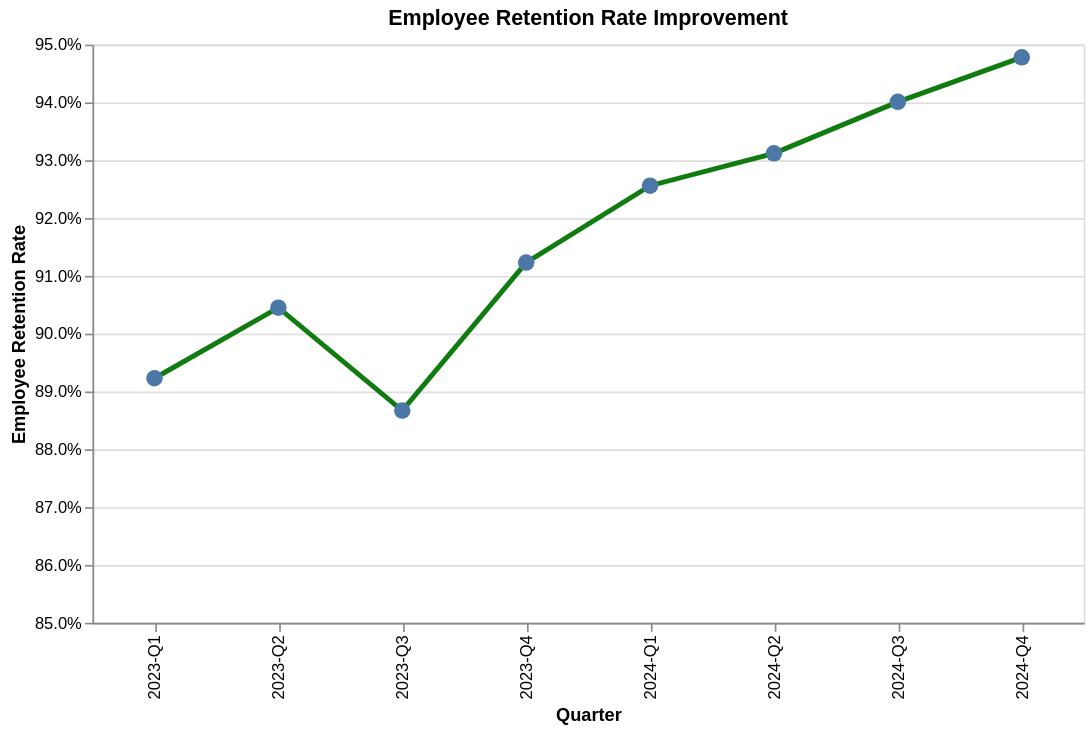

The specification (Vega-Lite) saved for this image:
### Vega-Lite specification from a JSON file in a GitHub repository (floating-point values rounded to 4 significant figures)
{"$schema": "https://vega.github.io/schema/vega-lite/v5.json", "description": "Employee retention rate over time with date and percentage formatting", "width": 600, "height": 350, "data": {"values": [{"quarter": "2023-Q1", "retention_rate": 0.8923}, {"quarter": "2023-Q2", "retention_rate": 0.9045}, {"quarter": "2023-Q3", "retention_rate": 0.8867}, {"quarter": "2023-Q4", "retention_rate": 0.9123}, {"quarter": "2024-Q1", "retention_rate": 0.9256}, {"quarter": "2024-Q2", "retention_rate": 0.9312}, {"quarter": "2024-Q3", "retention_rate": 0.9401}, {"quarter": "2024-Q4", "retention_rate": 0.9478}]}, "mark": {"type": "line", "point": {"filled": true, "size": 100}, "strokeWidth": 3, "color": "#107C10"}, "encoding": {"x": {"field": "quarter", "type": "ordinal", "axis": {"title": "Quarter"}}, "y": {"field": "retention_rate", "type": "quantitative", "scale": {"domain": [0.85, 0.95]}, "axis": {"title": "Employee Retention Rate", "format": ".1%"}}}, "title": "Employee Retention Rate Improvement"}
